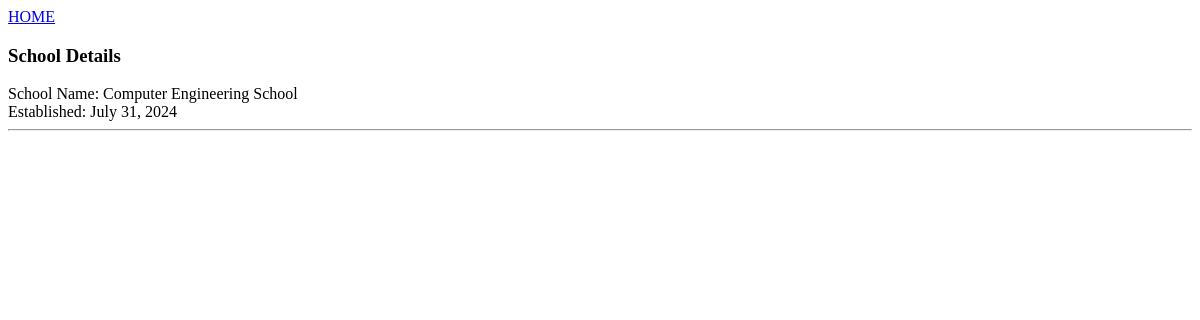
Page /schools/1/view/ on the earlier database version.
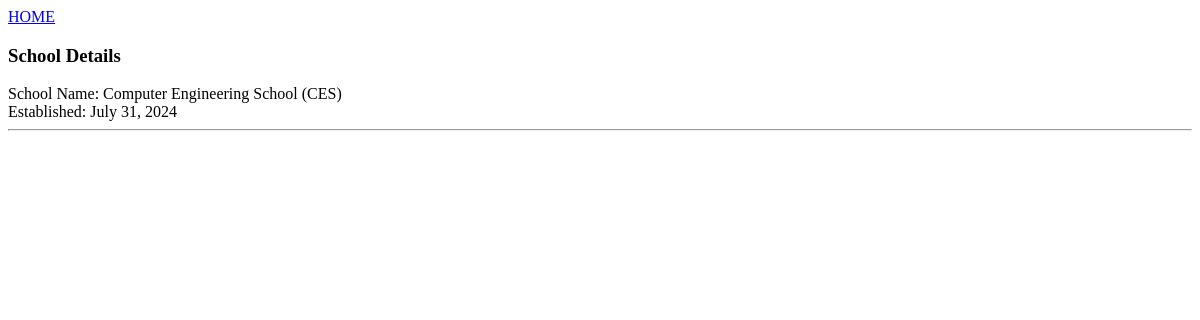
Same page on the later database version.
### main/models.py (models this page shows, shortened)
class School(models.Model):
    name = models.CharField(max_length=300)
    estd_date = models.DateField()

### main/views.py (the view)
# urls.py: path('schools/<pk>/view/', views.SchoolDetailView.as_view(), name="school_detail"),
class SchoolDetailView(DetailView):
    model = School

### main/templates/main/school_detail.html (shortened to what this page needs)
<!DOCTYPE html>
<html lang="en">
<head>
</head>
<body>
    <a href="{% url 'schools_list' %}">HOME</a>
    <br>
    <h3>School Details</h3>
    School Name: {{school.name}} <br>
    Established: {{school.estd_date}}
    <hr>
</body>
</html>

Differences in the rows shown:
changed School: name "Computer Engineering School" → "Computer Engineering School (CES)"
